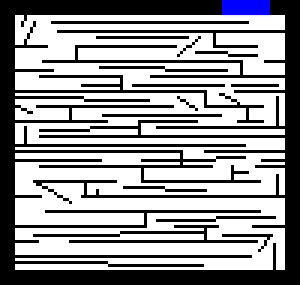
#> input picture Laberinto3.png, 100 x 95 px (shown 3 times larger)
$ python buenanchura.py
#> lines starting #> are read from the running program, lines starting #| are printed output that depends on the picture; after the words box and inside, x2 and y2 are one past the last pixel; in counts of white or black regions, pixels touching at a corner belong together
### laberinto.py
# -*- coding: utf-8 -*-
"""
Created on Wed Oct  3 18:46:20 2018

@author: delga
"""
from skimage import io
from math import ceil
import numpy as np

class laberinto():
    imagen = 0
    estados_validos = []
    filas = 0
    columnas = 0
    canales = 0
    numero_de_estados = 0
    agente = []
    imagen_recorrida = 0
    colores = [255,0,0]
    imagen_mostrar = 0
    tamaño_agente = 1
    estados_disponibles = [0,0,0,0]  #derecha, arriba, izquierda, abajo
    posiciones_disponibles =[0,0,0,0]
    puntosmeta = []
    metaalc = False
    def __init__(self,ruta,colores = [255,0,0]):
#> called with ruta = 'Laberinto3.png'
        self.imagen = io.imread(ruta)
#> self.imagen is the input picture: shape (95, 100, 4); mean R, G, B, A 150, 150, 152.2, 255
        self.filas,self.columnas,self.canales = self.imagen.shape
#> self.filas = 95; self.columnas = 100; self.canales = 4
        for i in range(self.filas):
            for j in range(self.columnas):
                if self.imagen[i,j,0]>10:
                    self.estados_validos.append((i,j))
                if self.imagen[i,j,0]==0 and self.imagen[i,j,1]==0 and self.imagen[i,j,2]>0:
                    if i-1 > 0:
                        if self.imagen[i-1,j,1]>0:
                            for incremento in range(self.tamaño_agente+1):
                                self.puntosmeta.append((i-incremento,j))
                    if i+1<self.filas:
                        if self.imagen[i+1,j,1]>0:
                            for incremento in range(self.tamaño_agente+1):
                                self.puntosmeta.append((i+incremento,j))
                    if j-1 > 0:
                        if self.imagen[i,j-1,1]>0:
                            for incremento in range(self.tamaño_agente+1):
                                self.puntosmeta.append((i,j-incremento))
                    if j+1 < self.columnas:
                        if self.imagen[i,j+1,1]>0:
                            for incremento in range(self.tamaño_agente+1):
                                self.puntosmeta.append((i,j+incremento))
        self.numero_de_estados = len(self.estados_validos)
#> self.numero_de_estados = 5589
        self.imagen_mostrar = np.copy(self.imagen)
        self.imagen_recorrida = np.copy(self.imagen)
        for puntos in self.puntosmeta:
            x,y = puntos
            self.imagen_recorrida[x,y,0] = 255
            self.imagen_recorrida[x,y,1] = 255
            self.imagen_recorrida[x,y,2] = 0
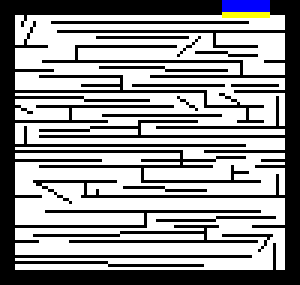
#> self.imagen_recorrida: shape (95, 100, 4) (shown 3 times larger); 0.34% of pixels changed, all inside (x1, y1, x2, y2) = (74, 4, 90, 6)
        self.colores = colores


    def set_player(self,semilla):
#> called with semilla = 10
        np.random.seed(semilla)
        posicion = ceil(self.numero_de_estados*np.random.random())
#> posicion = 4311
        x,y = self.estados_validos[posicion]
#> x = 71; y = 18
        agente_establecido = False
        while agente_establecido == False:
            Agente_M = self.imagen[x:x+self.tamaño_agente,y:y+self.tamaño_agente,0]
            espacion_disponible = np.sum(Agente_M>10)
            if espacion_disponible==self.tamaño_agente**2:
                self.agente=(x,y)
                agente_establecido = True
            else:
                posicion = ceil(self.numero_de_estados*np.random.random())
                x,y = self.estados_validos[posicion]
#> this loop made 1 pass
#> (Agente_M, espacion_disponible) on pass 1: ([255], 1)
        self.dibuja_agente()
        self.acciones_validas()

    def acciones_validas(self):
        #######################derecha, arriba, izquierda, abajo
        ######################izquierda
        x,y = self.agente
        if y-1 > 0:#self.tamaño_agente:
            self.check(x,y-1,2)
        else:
            self.estados_disponibles[2] = 0
        ################# Arriba
        if x-1 > 0:#self.tamaño_agente:
            self.check(x-1,y,1)
        else:
            self.estados_disponibles[1] = 0
        ################# derecha
        if y+1 < self.imagen.shape[1]-self.tamaño_agente:
            self.check(x,y+1,0)
        else:
            self.estados_disponibles[0] = 0
        ################# Abajo
        if x+1 < self.imagen.shape[0]-self.tamaño_agente:
            self.check(x+1,y,3)
        else:
            self.estados_disponibles[3] = 0


    def check(self,x,y,estado):
        Agente_M = self.imagen[x:x+self.tamaño_agente,y:y+self.tamaño_agente,0]
        espacion_disponible = np.sum(Agente_M>10)
        if espacion_disponible==self.tamaño_agente**2:
            self.estados_disponibles[estado] = 1
            self.posiciones_disponibles[estado] = (x,y)
        else:
            self.estados_disponibles[estado] = 0
            self.posiciones_disponibles[estado] = 0

    def dibuja_agente(self):
        x,y = self.agente
#> x = 71; y = 18
        self.imagen_mostrar = np.copy(self.imagen)
        self.imagen_mostrar[x:x+self.tamaño_agente,y:y+self.tamaño_agente,0] = self.colores[0]
        self.imagen_mostrar[x:x+self.tamaño_agente,y:y+self.tamaño_agente,1] = self.colores[1]
#> self.imagen_mostrar: shape (95, 100, 4); 0.01% of pixels changed, all inside (x1, y1, x2, y2) = (18, 71, 19, 72)
        self.imagen_mostrar[x:x+self.tamaño_agente,y:y+self.tamaño_agente,2] = self.colores[2]
#> self.imagen_mostrar: shape (95, 100, 4); mean R, G, B, A 150, 150, 152.1, 255
        self.imagen_recorrida[x:x+self.tamaño_agente,y:y+self.tamaño_agente,0] = self.colores[1]
        self.imagen_recorrida[x:x+self.tamaño_agente,y:y+self.tamaño_agente,1] = self.colores[0]
        self.imagen_recorrida[x:x+self.tamaño_agente,y:y+self.tamaño_agente,2] = self.colores[2]
#> self.imagen_recorrida: shape (95, 100, 4); mean R, G, B, A 150.4, 150.4, 151.3, 255
#> in check, `Agente_M = self.imagen[x:x+self.tamaño_agente,y:y+self.tamaño_agente,0]`: Agente_M = [255]
#> in check, `espacion_disponible = np.sum(Agente_M>10)`: espacion_disponible = 1

    # [28 lines left out: functions mov, mov_iz, mov_arr, mov_der, mov_ab, not called in this run]

    def set_agente(self,posicion):
        self.agente = posicion
        self.dibuja_agente()
        self.acciones_validas()
        self.metaalcanzada()

    def get_estados_validos(self):
        return self.estados_validos

    def get_imagen(self):
        return self.imagen

    def get_imagen_mostrar(self):
        return self.imagen_mostrar

    def get_imagen_recorrida(self):
        return self.imagen_recorrida

    def get_acciones_validas(self):
        return self.estados_disponibles

    def get_agente(self):
        return self.agente

    def get_posiciones_disponibles(self):
        return self.posiciones_disponibles

    def metaalcanzada(self):
        if self.agente in self.puntosmeta:
            self.metaalc = True
            print('Meta alcanzada')

    def resetimrecorrida(self):
         self.imagen_recorrida = np.copy(self.imagen)
# [24 lines that do not run on import are left out]


### buenanchura.py
# -*- coding: utf-8 -*-
"""
Created on Sun Oct  7 14:03:04 2018

@author: delga
"""

class beal:
    raiz = 0
    posibles_movimientos = 0
    muevete = 0
    colamovimientos = []
    visitados = []
    movimietos_disponibles = False
    cola = []
    ruta_actual = []
    nodo = 0
    tamaño = 0
    def __init__(self,raiz,posibles_movimientos,tamaño):
#> called with raiz = (71, 18), tamaño = 1
        self.raiz = raiz
#> self.raiz = (71, 18)
        self.tamaño = tamaño
        self.cola.append(raiz)
        self.posibles_movimientos = posibles_movimientos
        self.revisaryagregar()


    def revisaryagregar(self):
        self.muevete = 0
        if self.cola:
            self.ruta_actual = self.cola.pop(0)
            if type(self.ruta_actual)==type([]):
                self.nodo = self.ruta_actual[-1]
            else:
                self.nodo = self.ruta_actual
                self.ruta_actual = [self.ruta_actual]
            self.marcarnodosvisitados(self.nodo)
            for movimiento in self.posibles_movimientos:
                if movimiento != 0:
                    a = self.movnotinvisitados(movimiento)
                    if not(a):
                        self.marcarnodosvisitados(movimiento)
                        self.cola.append(self.ruta_actual+[movimiento])

            if type(self.cola[0])==type([]):
                self.muevete = self.cola[0][-1]
            else:
                self.muevete = self.cola[0]


    def mov(self,posibles_movimientos):
        self.posibles_movimientos = posibles_movimientos
        self.revisaryagregar()

    def get_movimiento(self):
        return self.muevete

    def marcarnodosvisitados(self, nodo):
#> called with nodo = (71, 18)
        x,y = nodo
        for x1 in range(x,x+self.tamaño):
            for y1  in range(y,y+self.tamaño):
                if (x1,y1) not in self.visitados:
                    self.visitados.append((x1,y1))

    def movnotinvisitados(self,movimiento):
        x,y = movimiento
        visitado = True
        for x1 in range(x,x+self.tamaño):
            for y1  in range(y,y+self.tamaño):
                if (x1,y1) not in self.visitados:
                    visitado = False
                    return visitado
        return visitado

if __name__ == '__main__':
    import cv2
    from laberinto import laberinto
    Mi_laberinto = laberinto('Laberinto3.png')
    Mi_laberinto.set_player(10)#50,10
    busqueda_en_anchura = beal(Mi_laberinto.get_agente(),
                                    Mi_laberinto.get_posiciones_disponibles(),
                                    tamaño = Mi_laberinto.tamaño_agente)
    Mi_laberinto.set_agente(busqueda_en_anchura.get_movimiento())
#> in dibuja_agente (call 2), `self.imagen_mostrar[x:x+self.tamaño_agente,y:y+self.tamaño_agente,1] =..`: self.imagen_mostrar: shape (95, 100, 4); 0.01% of pixels changed, all inside (x1, y1, x2, y2) = (19, 71, 20, 72)
#> in dibuja_agente (call 2), `self.imagen_mostrar[x:x+self.tamaño_agente,y:y+self.tamaño_agente,2] =..`: self.imagen_mostrar: shape (95, 100, 4); mean R, G, B, A 150, 150, 152.1, 255
#> in dibuja_agente (call 2), `self.imagen_recorrida[x:x+self.tamaño_agente,y:y+self.tamaño_agente,0]..`: self.imagen_recorrida: shape (95, 100, 4); mean R, G, B, A 150.4, 150.4, 151.3, 255
#> in dibuja_agente (call 2), `self.imagen_recorrida[x:x+self.tamaño_agente,y:y+self.tamaño_agente,2]..`: self.imagen_recorrida: shape (95, 100, 4); mean R, G, B, A 150.4, 150.4, 151.3, 255
    while busqueda_en_anchura.muevete != 0:
        busqueda_en_anchura.mov(Mi_laberinto.get_posiciones_disponibles())
        Mi_laberinto.set_agente(busqueda_en_anchura.get_movimiento())
#> in dibuja_agente (call 3), `self.imagen_mostrar[x:x+self.tamaño_agente,y:y+self.tamaño_agente,1] =..`: self.imagen_mostrar: shape (95, 100, 4); 0.01% of pixels changed, all inside (x1, y1, x2, y2) = (17, 71, 18, 72)
#> in dibuja_agente (call 3), `self.imagen_mostrar[x:x+self.tamaño_agente,y:y+self.tamaño_agente,2] =..`: self.imagen_mostrar: shape (95, 100, 4); mean R, G, B, A 150, 150, 152.1, 255
#> in dibuja_agente (call 3), `self.imagen_recorrida[x:x+self.tamaño_agente,y:y+self.tamaño_agente,0]..`: self.imagen_recorrida: shape (95, 100, 4); mean R, G, B, A 150.4, 150.4, 151.3, 255
#> in dibuja_agente (call 3), `self.imagen_recorrida[x:x+self.tamaño_agente,y:y+self.tamaño_agente,2]..`: self.imagen_recorrida: shape (95, 100, 4); mean R, G, B, A 150.4, 150.4, 151.2, 255
        if Mi_laberinto.metaalc == True:
            break
        imagen_mostrar = Mi_laberinto.get_imagen_mostrar()
        imagen_recorrida = Mi_laberinto.get_imagen_recorrida()
        cv2.imshow('Laberinto',cv2.resize(imagen_mostrar,(600, 600), interpolation = cv2.INTER_CUBIC))
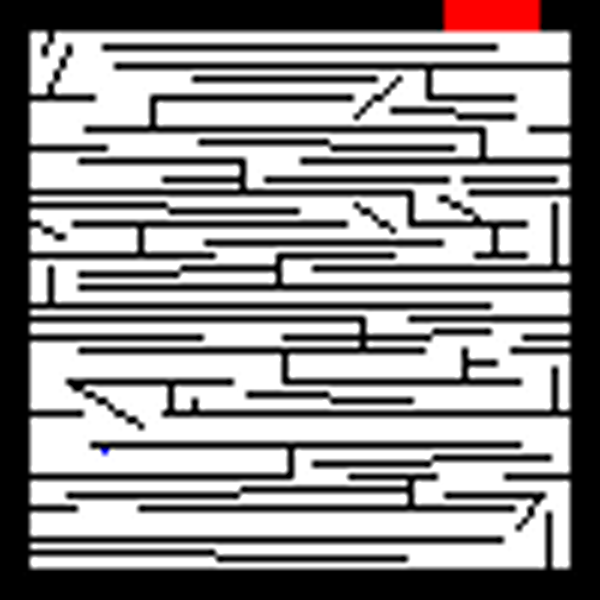
#> window 'Laberinto': shape (600, 600, 4); mean B, G, R, A 145.2, 145.1, 147.3, 255
        cv2.imshow('color',cv2.resize(imagen_recorrida,(600, 600), interpolation = cv2.INTER_CUBIC))
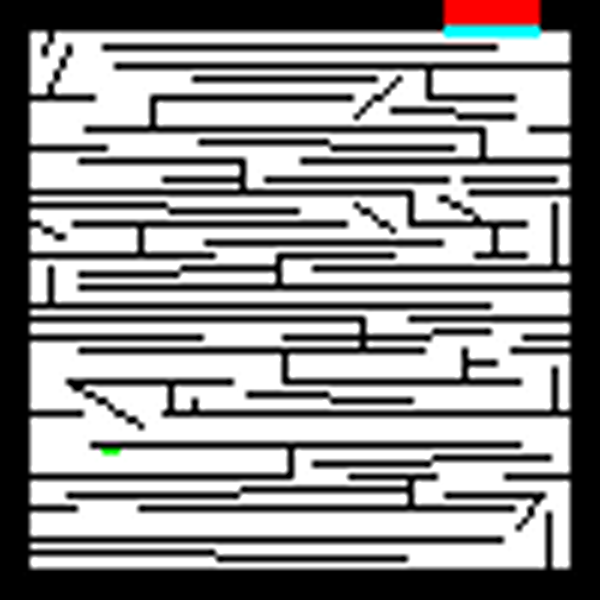
#> window 'color': shape (600, 600, 4); mean B, G, R, A 145.5, 145.6, 146.4, 255
        pulsacion = cv2.waitKey(1)
#> (key Esc is pressed here)
        if pulsacion == ord('i'):
            break

    Mi_laberinto.resetimrecorrida()
    for punto in busqueda_en_anchura.cola[0]:
        imagen_mostrar = Mi_laberinto.get_imagen_mostrar()
        imagen_recorrida = Mi_laberinto.get_imagen_recorrida()
        cv2.imshow('Laberinto',cv2.resize(imagen_mostrar,(600, 600), interpolation = cv2.INTER_CUBIC))
        cv2.imshow('color',cv2.resize(imagen_recorrida,(600, 600), interpolation = cv2.INTER_CUBIC))
        pulsacion = cv2.waitKey(1)
        if pulsacion == ord('i'):
            break
        Mi_laberinto.set_agente(punto)


    cv2.destroyAllWindows()
